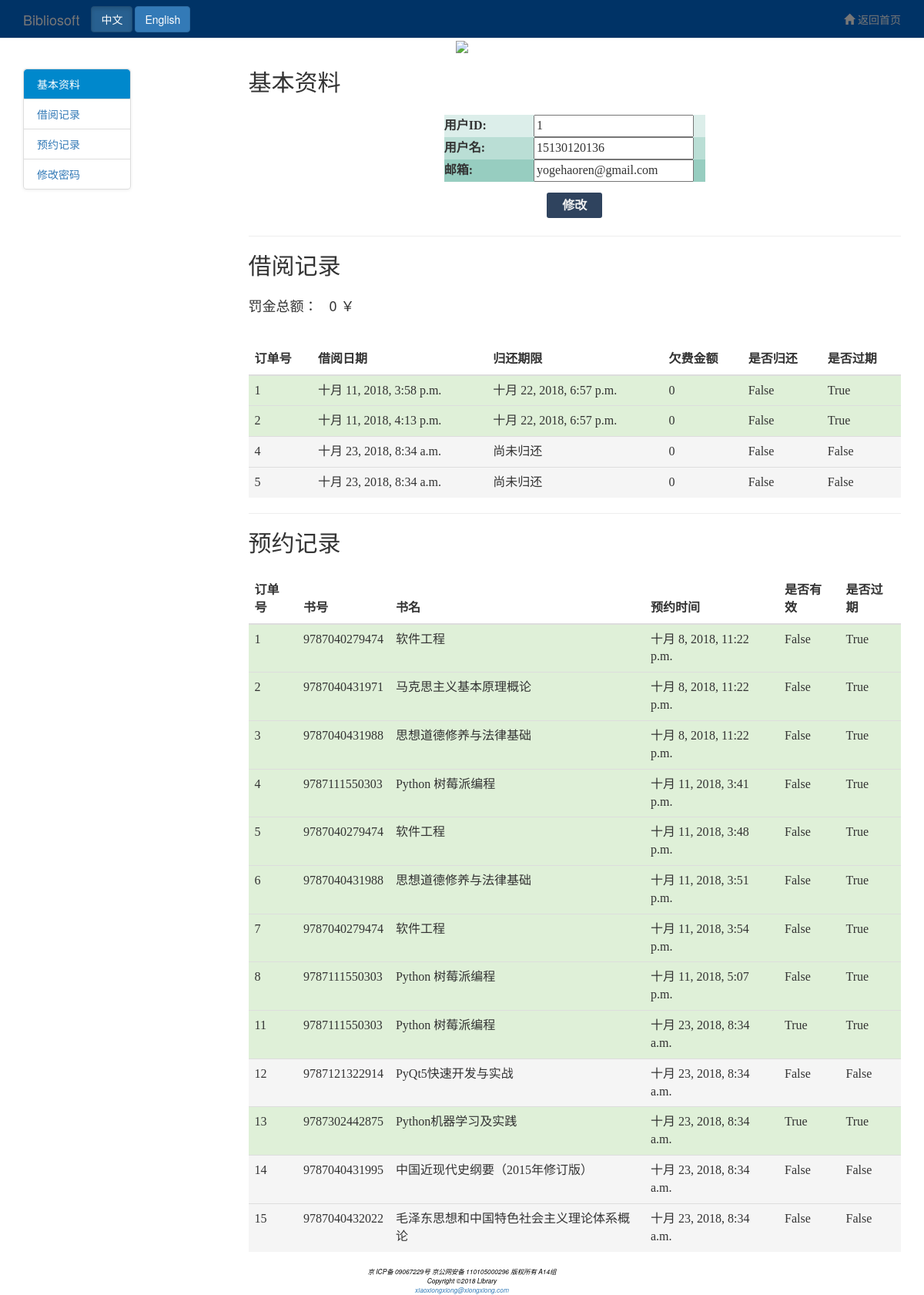
Page /user_message/ (signed in) on the earlier database version.
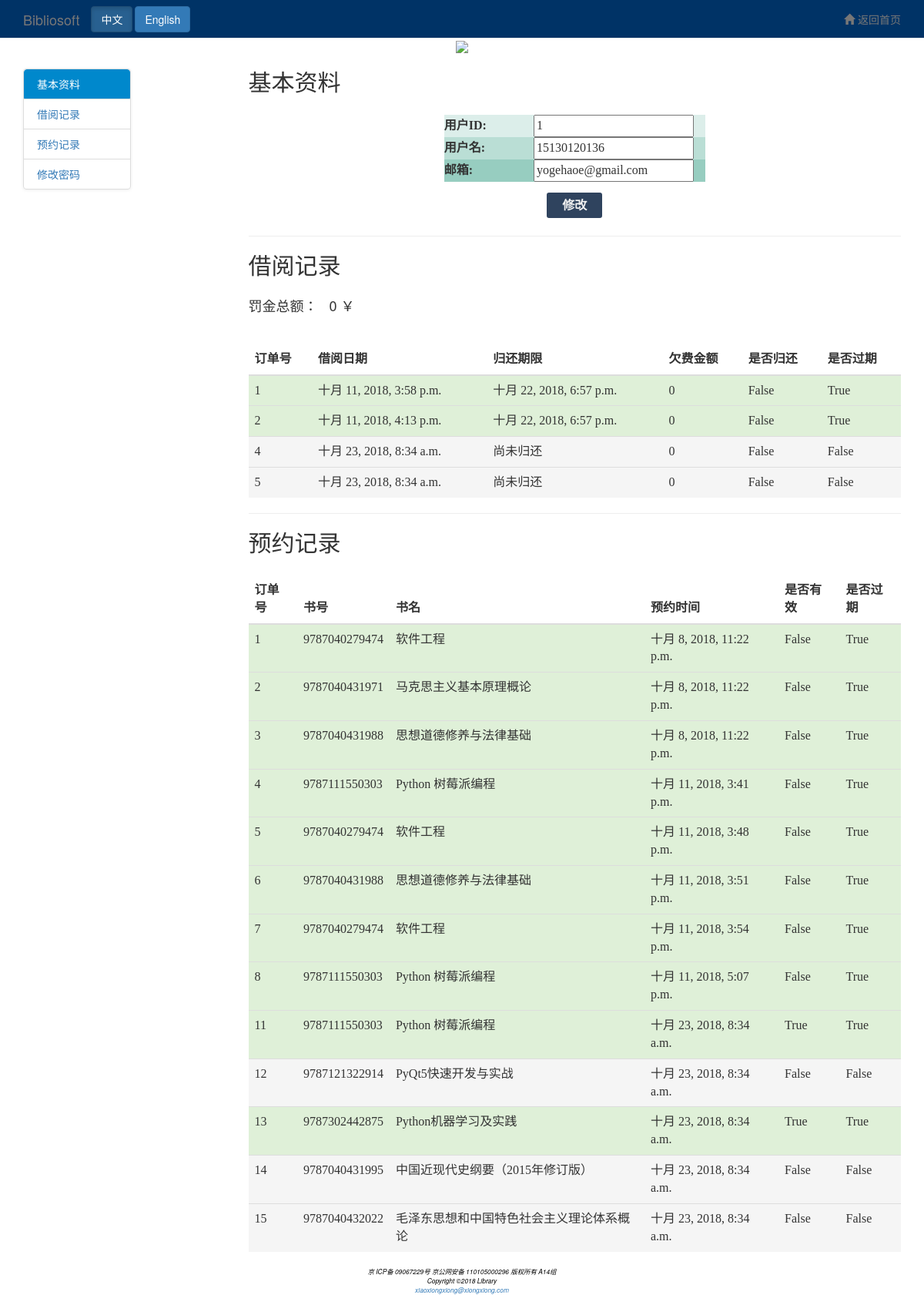
Same page on the later database version.
### reader/models.py (models this page shows, shortened)
class User(models.Model):
    user_id = models.IntegerField(auto_created=True, primary_key=True)
    email = models.CharField(max_length=100, null=False)
    borrow_num = models.IntegerField(default=0)
    user_name = models.CharField(max_length=20, null=False)
    deposit = models.BooleanField(default=False)
    password = models.CharField(max_length=20, null=False)

### reader/views.py (the view)
# urls.py: url(r'^user_message/$', reader_views.user_message, name="user_message"),
def user_message(request):
    username = request.session.get('username', "None")
    if username == "None":
        return HttpResponseRedirect(reverse("login"))
    try:
        user = User.objects.get(user_name=username)
        if user:
            borrow_order_list = BorrowOrder.objects.filter(user_id=user.user_id)
            reserve_order_list = ReserveOrder.objects.filter(user_id=user.user_id, )
            all_fine = 0
            for borrow_order in borrow_order_list:
                all_fine += borrow_order.debt
            return render(request, 'user_message.html', {'user_id': user.user_id,
                                                         'user_email': user.email,
                                                         'user_name': user.user_name,
                                                         'reserve_order_list': reserve_order_list,
                                                         'borrow_order_list': borrow_order_list,
                                                         'all_fine': all_fine
                                                         }
                          )
        else:
            return HttpResponseRedirect(reverse("login"))
    except:
        return HttpResponseRedirect(reverse("login"))

### reader/templates/user_message.html (shortened to what the changed rows need)
<!DOCTYPE html>
<html>
<head>
{% load i18n %}
    {% load static %}
    <link href="{% static 'css/bootstrap.min.css' %}" rel="stylesheet">
    <link href="{% static 'font/css/font-awesome.min.css' %}" rel="stylesheet">
</head>
<body data-spy="scroll" data-target="#myScrollspy">
<div class="container">
    <div class="row">
        <div class="col-xs-9 ">
            <h2 id="section-1" style="display:block; height:50px; width:350px">{% trans '基本资料' %}</h2>
	<form id="profile" class="setting-profile-form" method="POST" action=" ">
	 <table align="center"   width="40%" id="tab" >
         <tr class="t1"> <th width="30%" align="right">{% trans '用户ID' %}:</th> <td class="line30" align="center"><input align="center" type="text" value="{{ user_id  }}" name="user_id" placeholder="用户id" readonly /></td>
         <tr class="t2"> <th width="25%" align="right">{% trans '用户名' %}:</th> <td class="line30" align="center"><input  align="center" type="text" value="{{ user_name }}" name="user_name" id="user_name" placeholder="用户名" /></td>
         <tr class="t3"><th width="25%" align="right">{% trans '邮箱' %}:</th> <td class="line30" align="center"><input type="email" name="email" value="{{ user_email }}"  id="email" placeholder="邮箱"  /></td>
		</table>
    </form>
            <h2 id="section-2" style="display:block; height:50px; width:400px">{% trans  '借阅记录' %}</h2>
<table align="center" id="tab" width="300px"  class="table table-striped">
	<thead>
		<tr >
			<th align="center">{% trans '订单号' %}</th>
			<th align="center">{% trans '借阅日期' %}</th>
			<th align="center">{% trans '归还期限' %}</th>
			<th align="center">{% trans '欠费金额' %}</th>
			<th align="center">{%  trans '是否归还' %}</th>
            <th align="center">{%  trans '是否过期' %}</th>
		</tr>
	</thead>
</table>
            <h2 id="section-3" style="display:block; height:50px; width:400px">{% trans '预约记录' %}</h2>
<table align="center" id="tab" width="300px"  class="table table-striped">
	<thead>
		<tr >
            <th align="center">{% trans '订单号' %}</th>
            <th align="center">{% trans '书号' %}</th>
            <th align="center">{% trans '书名' %}</th>
			<th align="center">{% trans '预约时间' %}</th>
			<th align="center">{% trans '是否有效' %}</th>
			<th align="center">{% trans '是否过期' %}</th>
		</tr>
	</thead>
</table>
        </div>
    </div>
</div>
</body>
</html>

Differences in the rows shown:
changed User: email "yogehaoren@gmail.com" → "yogehaoe@gmail.com"
